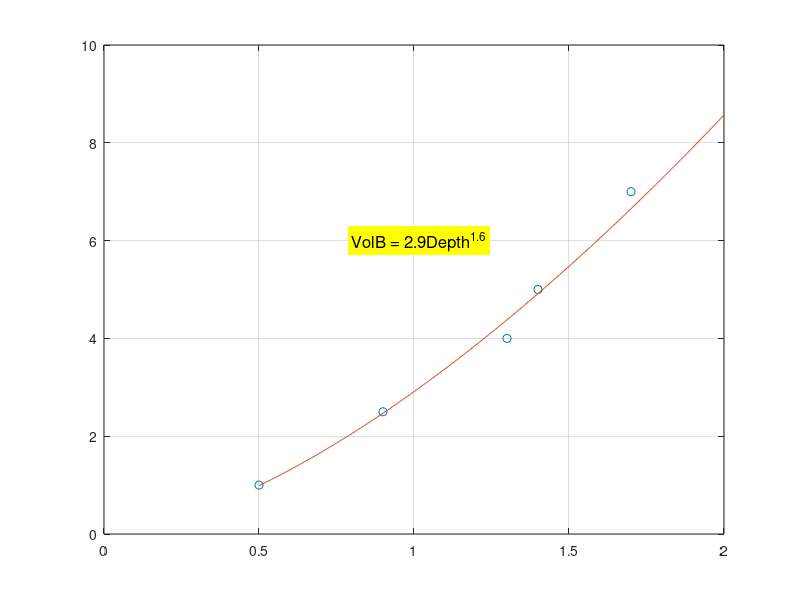

The MATLAB script that drew this image:
%{
    Author: Sarker Nadir Afridi Azmi
    Class: Engr 1250
    Date: 4/16/2020
    Purpose: Show polyfit at work
    Problem statement:
%}

% House keeping
clear
clc
close all

% independent variable
Depth = [ 0.5 0.9 1.3 1.4 1.7 ];

% dependent variable
VolB = [ 1 2.5 4 5 7 ];

set(gca, 'xTick', (0 : 0.5 : 2));

plot(Depth, VolB, 'o');
grid on

% We have to use polyfit

C = polyfit(log(Depth), log(VolB), 1)

% y = mx + b
m = C(1)
b = exp(C(2))

% y = bx^m
% log(y) = m * log(x) + log(b)

Depthpf = [ 0.5 : 0.01 : 2 ];
VolBpf = b * Depthpf.^m;

hold on
plot(Depthpf, VolBpf);

TE = sprintf('VolB = %0.1fDepth^{%0.1f}', b, m);
text(0.8, 6, TE, 'BackgroundColor', 'y', 'FontSize', 12);